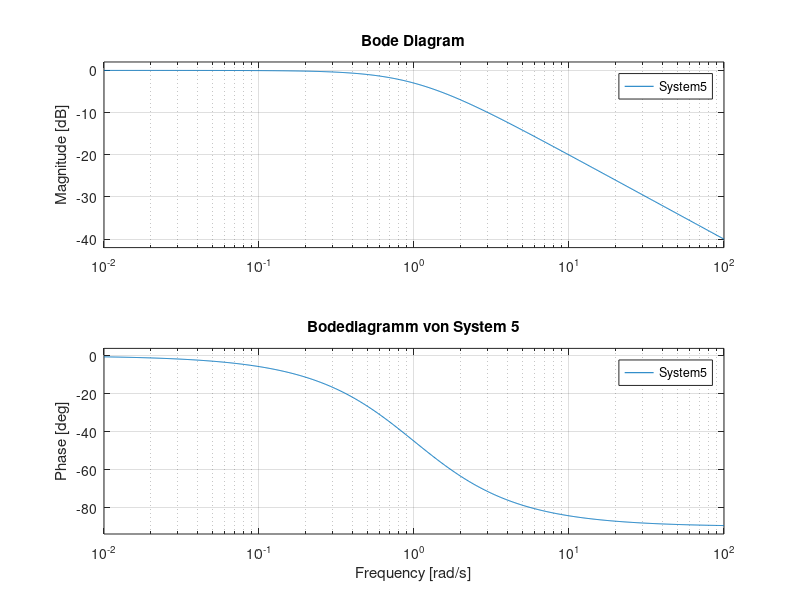

Recreate this plot in MATLAB.
clc
clear
%------------- Systeme --------------------------
System5 = tf(1,[1 1])
%System6 = tf(0.625, [0.35 0.26 1])

% 
% syms w d
% eqn1 = 1.65 == w*sqrt(1-d^2)
% eqn2 = 0.37 == d*w
% 
% ans = solve([eqn1, eqn2],[w,d])

%------------- Bode diagramm --------------------------
figure(1)
bode(System5)
 title('Bodediagramm von System 5')
grid('on')


%-------------- Nyquist diagramm --------------------------
% figure(2)
% plotoptions= nyquistoptions('cstprefs') ;   % default options
% plotoptions.ShowFullContour = 'off';        % exclude negative frequencies
% nyquist(System5,plotoptions)
% title('Ortskurve von System 5')

%------------- Bode diagramm --------------------------
% figure(3)
% bode(System6)
% title('Bodediagramm von System 6')
% grid('on')
% hold on 
% w2 = [0.1 0.169 1.69 16.9 100];
% A2 = [0 270 -90 -450 -180];
% plot(w2,A2,'Color','r','LineStyle','--')
% %-------------- Nyquist diagramm --------------------------
% figure(4)
% nyquist(System6,plotoptions)
% title('Ortskurve von System 6')

